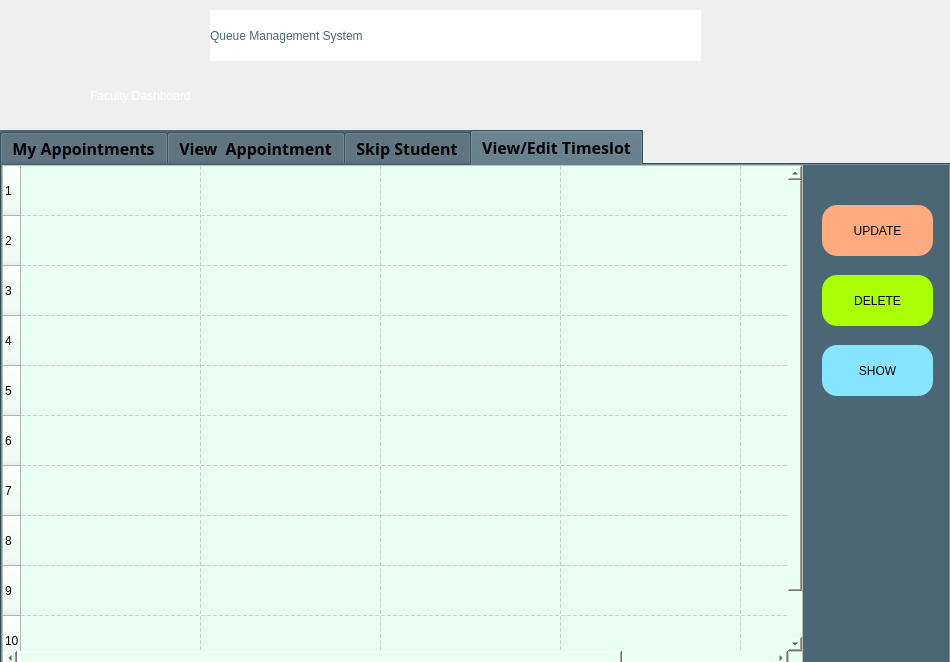
<?xml version="1.0" encoding="UTF-8"?>
<ui version="4.0">
 <class>facultyDashboard</class>
 <widget class="QMainWindow" name="facultyDashboard">
  <property name="geometry">
   <rect>
    <x>0</x>
    <y>0</y>
    <width>950</width>
    <height>662</height>
   </rect>
  </property>
  <property name="windowTitle">
   <string>Faculty Dashboard</string>
  </property>
  <property name="autoFillBackground">
   <bool>false</bool>
  </property>
  <property name="styleSheet">
   <string notr="true"/>
  </property>
  <widget class="QWidget" name="centralwidget">
   <widget class="QLabel" name="label">
    <property name="geometry">
     <rect>
      <x>210</x>
      <y>10</y>
      <width>491</width>
      <height>51</height>
     </rect>
    </property>
    <property name="styleSheet">
     <string notr="true">font: 75 28pt &quot;Rockwell&quot;;
color: rgb(75, 103, 118);
background-color: rgb(255, 255, 255);</string>
    </property>
    <property name="text">
     <string>Queue Management System</string>
    </property>
   </widget>
   <widget class="QLabel" name="label_8">
    <property name="geometry">
     <rect>
      <x>90</x>
      <y>80</y>
      <width>241</width>
      <height>31</height>
     </rect>
    </property>
    <property name="styleSheet">
     <string notr="true">font: 75 20pt &quot;Rockwell&quot;;
color: rgb(255, 255, 255);</string>
    </property>
    <property name="text">
     <string>Faculty Dashboard</string>
    </property>
   </widget>
   <widget class="QTabWidget" name="appointment">
    <property name="geometry">
     <rect>
      <x>0</x>
      <y>130</y>
      <width>951</width>
      <height>537</height>
     </rect>
    </property>
    <property name="sizePolicy">
     <sizepolicy hsizetype="Expanding" vsizetype="Expanding">
      <horstretch>0</horstretch>
      <verstretch>0</verstretch>
     </sizepolicy>
    </property>
    <property name="font">
     <font>
      <family>Rockwell</family>
      <pointsize>12</pointsize>
      <weight>75</weight>
      <bold>true</bold>
     </font>
    </property>
    <property name="autoFillBackground">
     <bool>false</bool>
    </property>
    <property name="styleSheet">
     <string notr="true">background-color: rgb(75, 103, 118);</string>
    </property>
    <property name="tabPosition">
     <enum>QTabWidget::North</enum>
    </property>
    <property name="tabShape">
     <enum>QTabWidget::Rounded</enum>
    </property>
    <property name="currentIndex">
     <number>3</number>
    </property>
    <property name="iconSize">
     <size>
      <width>16</width>
      <height>16</height>
     </size>
    </property>
    <property name="elideMode">
     <enum>Qt::ElideNone</enum>
    </property>
    <widget class="QWidget" name="myapp">
     <attribute name="title">
      <string>My Appointments</string>
     </attribute>
     <widget class="QLabel" name="label_10">
      <property name="geometry">
       <rect>
        <x>350</x>
        <y>20</y>
        <width>271</width>
        <height>41</height>
       </rect>
      </property>
      <property name="styleSheet">
       <string notr="true">font: 75 18pt &quot;Rockwell&quot;;
color:rgb(255, 255, 255)</string>
      </property>
      <property name="text">
       <string>APPOINTMENT STATUS</string>
      </property>
     </widget>
     <widget class="QPlainTextEdit" name="plainTextEdit_2">
      <property name="geometry">
       <rect>
        <x>100</x>
        <y>190</y>
        <width>211</width>
        <height>161</height>
       </rect>
      </property>
      <property name="styleSheet">
       <string notr="true">background-color:rgb(255, 255, 255)</string>
      </property>
      <property name="readOnly">
       <bool>true</bool>
      </property>
      <property name="backgroundVisible">
       <bool>false</bool>
      </property>
     </widget>
     <widget class="QPlainTextEdit" name="plainTextEdit_4">
      <property name="geometry">
       <rect>
        <x>590</x>
        <y>190</y>
        <width>211</width>
        <height>161</height>
       </rect>
      </property>
      <property name="styleSheet">
       <string notr="true">background-color:rgb(255, 255, 255)</string>
      </property>
      <property name="readOnly">
       <bool>true</bool>
      </property>
     </widget>
     <widget class="QLabel" name="label_12">
      <property name="geometry">
       <rect>
        <x>100</x>
        <y>140</y>
        <width>211</width>
        <height>51</height>
       </rect>
      </property>
      <property name="styleSheet">
       <string notr="true">font: 75 14pt &quot;Rockwell&quot;;
background-color: rgb(255, 170, 0);</string>
      </property>
      <property name="text">
       <string>Today's Appointments</string>
      </property>
     </widget>
     <widget class="QLabel" name="label_14">
      <property name="geometry">
       <rect>
        <x>590</x>
        <y>140</y>
        <width>211</width>
        <height>51</height>
       </rect>
      </property>
      <property name="styleSheet">
       <string notr="true">font: 75 12pt &quot;Rockwell&quot;;
background-color: rgb(170, 255, 0);</string>
      </property>
      <property name="text">
       <string>Rescheduled Appointments</string>
      </property>
     </widget>
     <widget class="QLabel" name="upcomingAPpointment">
      <property name="geometry">
       <rect>
        <x>340</x>
        <y>140</y>
        <width>221</width>
        <height>51</height>
       </rect>
      </property>
      <property name="styleSheet">
       <string notr="true">font: 75 12pt &quot;Rockwell&quot;;
background-color: rgb(255, 170, 127);
</string>
      </property>
      <property name="text">
       <string>Upcoming Appointments</string>
      </property>
     </widget>
     <widget class="QPlainTextEdit" name="plainTextEdit_5">
      <property name="geometry">
       <rect>
        <x>340</x>
        <y>190</y>
        <width>221</width>
        <height>161</height>
       </rect>
      </property>
      <property name="styleSheet">
       <string notr="true">background-color:rgb(255, 255, 255)</string>
      </property>
      <property name="readOnly">
       <bool>true</bool>
      </property>
     </widget>
     <widget class="QLabel" name="label_19">
      <property name="geometry">
       <rect>
        <x>130</x>
        <y>230</y>
        <width>61</width>
        <height>71</height>
       </rect>
      </property>
      <property name="styleSheet">
       <string notr="true">background-color: rgb(255, 255, 255);</string>
      </property>
      <property name="text">
       <string/>
      </property>
      <property name="pixmap">
       <pixmap>past_icon.png</pixmap>
      </property>
      <property name="scaledContents">
       <bool>true</bool>
      </property>
     </widget>
     <widget class="QLCDNumber" name="sentApp_num">
      <property name="geometry">
       <rect>
        <x>120</x>
        <y>230</y>
        <width>141</width>
        <height>81</height>
       </rect>
      </property>
      <property name="styleSheet">
       <string notr="true">border: 0;
color: rgb(0, 0, 0);
background-color: rgb(255, 255, 255);</string>
      </property>
      <property name="frameShape">
       <enum>QFrame::NoFrame</enum>
      </property>
      <property name="frameShadow">
       <enum>QFrame::Plain</enum>
      </property>
     </widget>
     <widget class="QLabel" name="label_20">
      <property name="geometry">
       <rect>
        <x>360</x>
        <y>220</y>
        <width>101</width>
        <height>91</height>
       </rect>
      </property>
      <property name="styleSheet">
       <string notr="true">background-color: rgb(255, 255, 255);</string>
      </property>
      <property name="text">
       <string/>
      </property>
      <property name="pixmap">
       <pixmap>alarm clock.png</pixmap>
      </property>
      <property name="scaledContents">
       <bool>true</bool>
      </property>
     </widget>
     <widget class="QLCDNumber" name="sentApp_num_2">
      <property name="geometry">
       <rect>
        <x>370</x>
        <y>230</y>
        <width>141</width>
        <height>81</height>
       </rect>
      </property>
      <property name="styleSheet">
       <string notr="true">border: 0;
color: rgb(0, 0, 0);
background-color: rgb(255, 255, 255);</string>
      </property>
      <property name="frameShape">
       <enum>QFrame::NoFrame</enum>
      </property>
      <property name="frameShadow">
       <enum>QFrame::Plain</enum>
      </property>
     </widget>
     <widget class="QLCDNumber" name="sentApp_num_3">
      <property name="geometry">
       <rect>
        <x>640</x>
        <y>230</y>
        <width>141</width>
        <height>81</height>
       </rect>
      </property>
      <property name="styleSheet">
       <string notr="true">border: 0;
color: rgb(0, 0, 0);
background-color: rgb(255, 255, 255);</string>
      </property>
      <property name="frameShape">
       <enum>QFrame::NoFrame</enum>
      </property>
      <property name="frameShadow">
       <enum>QFrame::Plain</enum>
      </property>
     </widget>
     <widget class="QLabel" name="label_21">
      <property name="geometry">
       <rect>
        <x>620</x>
        <y>230</y>
        <width>91</width>
        <height>81</height>
       </rect>
      </property>
      <property name="styleSheet">
       <string notr="true">background-color: rgb(255, 255, 255);</string>
      </property>
      <property name="text">
       <string/>
      </property>
      <property name="pixmap">
       <pixmap>reschedule.png</pixmap>
      </property>
      <property name="scaledContents">
       <bool>true</bool>
      </property>
     </widget>
     <zorder>label_10</zorder>
     <zorder>plainTextEdit_2</zorder>
     <zorder>plainTextEdit_4</zorder>
     <zorder>label_12</zorder>
     <zorder>label_14</zorder>
     <zorder>plainTextEdit_5</zorder>
     <zorder>upcomingAPpointment</zorder>
     <zorder>sentApp_num</zorder>
     <zorder>label_19</zorder>
     <zorder>sentApp_num_2</zorder>
     <zorder>label_20</zorder>
     <zorder>sentApp_num_3</zorder>
     <zorder>label_21</zorder>
    </widget>
    <widget class="QWidget" name="setApp">
     <attribute name="title">
      <string>View  Appointment</string>
     </attribute>
     <widget class="QTableWidget" name="appointment_2">
      <property name="geometry">
       <rect>
        <x>0</x>
        <y>0</y>
        <width>801</width>
        <height>501</height>
       </rect>
      </property>
      <property name="styleSheet">
       <string notr="true">background-color:rgb(118, 164, 186);
font: 12pt &quot;Rockwell&quot;;</string>
      </property>
      <property name="frameShape">
       <enum>QFrame::StyledPanel</enum>
      </property>
      <property name="frameShadow">
       <enum>QFrame::Raised</enum>
      </property>
      <property name="rowCount">
       <number>20</number>
      </property>
      <attribute name="horizontalHeaderDefaultSectionSize">
       <number>131</number>
      </attribute>
      <attribute name="verticalHeaderDefaultSectionSize">
       <number>35</number>
      </attribute>
      <row/>
      <row/>
      <row/>
      <row/>
      <row/>
      <row/>
      <row/>
      <row/>
      <row/>
      <row/>
      <row/>
      <row/>
      <row/>
      <row/>
      <row/>
      <row/>
      <row/>
      <row/>
      <row/>
      <row/>
      <column>
       <property name="text">
        <string>ID No.</string>
       </property>
       <property name="textAlignment">
        <set>AlignCenter</set>
       </property>
      </column>
      <column>
       <property name="text">
        <string>Student's Name</string>
       </property>
       <property name="textAlignment">
        <set>AlignCenter</set>
       </property>
      </column>
      <column>
       <property name="text">
        <string>Appt Date</string>
       </property>
       <property name="textAlignment">
        <set>AlignCenter</set>
       </property>
      </column>
      <column>
       <property name="text">
        <string>Appt Time</string>
       </property>
       <property name="textAlignment">
        <set>AlignCenter</set>
       </property>
      </column>
      <column>
       <property name="text">
        <string>Concern</string>
       </property>
       <property name="textAlignment">
        <set>AlignCenter</set>
       </property>
      </column>
      <column>
       <property name="text">
        <string>Purpose</string>
       </property>
       <property name="textAlignment">
        <set>AlignCenter</set>
       </property>
      </column>
     </widget>
     <widget class="QPushButton" name="reschedbtn">
      <property name="geometry">
       <rect>
        <x>810</x>
        <y>330</y>
        <width>121</width>
        <height>41</height>
       </rect>
      </property>
      <property name="styleSheet">
       <string notr="true">background-color: rgb(255, 170, 0);
border-radius: 15px;
font: 63 11pt &quot;Segoe UI Semibold&quot;;</string>
      </property>
      <property name="text">
       <string>RESCHEDULE</string>
      </property>
     </widget>
     <widget class="QPushButton" name="loadData">
      <property name="geometry">
       <rect>
        <x>810</x>
        <y>260</y>
        <width>121</width>
        <height>41</height>
       </rect>
      </property>
      <property name="styleSheet">
       <string notr="true">background-color: rgb(255, 255, 127);
border-radius: 15px;
font: 63 11pt &quot;Segoe UI Semibold&quot;;</string>
      </property>
      <property name="text">
       <string>VIEW</string>
      </property>
     </widget>
     <widget class="QPushButton" name="rejectbtn">
      <property name="geometry">
       <rect>
        <x>810</x>
        <y>190</y>
        <width>121</width>
        <height>41</height>
       </rect>
      </property>
      <property name="styleSheet">
       <string notr="true">background-color: rgb(170, 255, 0);
border-radius: 15px;
font: 63 11pt &quot;Segoe UI Semibold&quot;;</string>
      </property>
      <property name="text">
       <string>REJECT</string>
      </property>
     </widget>
     <widget class="QPushButton" name="acceptBtn">
      <property name="geometry">
       <rect>
        <x>810</x>
        <y>120</y>
        <width>121</width>
        <height>41</height>
       </rect>
      </property>
      <property name="styleSheet">
       <string notr="true">background-color: rgb(109, 150, 225);
font: 63 11pt &quot;Segoe UI Semibold&quot;;
border-radius: 15px;</string>
      </property>
      <property name="text">
       <string>ACCEPT</string>
      </property>
      <property name="autoDefault">
       <bool>false</bool>
      </property>
     </widget>
    </widget>
    <widget class="QWidget" name="tab">
     <attribute name="title">
      <string>Skip Student</string>
     </attribute>
     <widget class="QTableWidget" name="dataTable">
      <property name="geometry">
       <rect>
        <x>0</x>
        <y>0</y>
        <width>791</width>
        <height>501</height>
       </rect>
      </property>
      <property name="styleSheet">
       <string notr="true">font: 12pt &quot;Rockwell&quot;;
background-color: rgb(170, 255, 127);</string>
      </property>
      <property name="rowCount">
       <number>15</number>
      </property>
      <attribute name="horizontalHeaderDefaultSectionSize">
       <number>153</number>
      </attribute>
      <attribute name="verticalHeaderDefaultSectionSize">
       <number>40</number>
      </attribute>
      <row/>
      <row/>
      <row/>
      <row/>
      <row/>
      <row/>
      <row/>
      <row/>
      <row/>
      <row/>
      <row/>
      <row/>
      <row/>
      <row/>
      <row/>
      <column>
       <property name="text">
        <string>ID Number</string>
       </property>
      </column>
      <column>
       <property name="text">
        <string>First Name</string>
       </property>
      </column>
      <column>
       <property name="text">
        <string>Last Name</string>
       </property>
      </column>
      <column>
       <property name="text">
        <string>Appointment No.</string>
       </property>
      </column>
      <column>
       <property name="text">
        <string>Appt. Date</string>
       </property>
      </column>
      <column>
       <property name="text">
        <string>Appt. Time</string>
       </property>
      </column>
     </widget>
     <widget class="QPushButton" name="skip">
      <property name="geometry">
       <rect>
        <x>800</x>
        <y>40</y>
        <width>131</width>
        <height>41</height>
       </rect>
      </property>
      <property name="styleSheet">
       <string notr="true">background-color: rgb(170, 255, 127);
border-radius: 15px;
font: 63 12pt &quot;Segoe UI Semibold&quot;;</string>
      </property>
      <property name="text">
       <string>SKIP STUDENT</string>
      </property>
     </widget>
     <widget class="QPushButton" name="viewBtn_4">
      <property name="geometry">
       <rect>
        <x>800</x>
        <y>100</y>
        <width>131</width>
        <height>41</height>
       </rect>
      </property>
      <property name="styleSheet">
       <string notr="true">background-color: rgb(249, 255, 119);
border-radius: 15px;
font: 63 12pt &quot;Segoe UI Semibold&quot;;</string>
      </property>
      <property name="text">
       <string>VIEW DATA</string>
      </property>
     </widget>
    </widget>
    <widget class="QWidget" name="tab_2">
     <attribute name="title">
      <string>View/Edit Timeslot</string>
     </attribute>
     <widget class="QTableWidget" name="tableWidget">
      <property name="geometry">
       <rect>
        <x>0</x>
        <y>0</y>
        <width>801</width>
        <height>501</height>
       </rect>
      </property>
      <property name="styleSheet">
       <string notr="true">font: 14pt &quot;Rockwell&quot;;
background-color: rgb(234, 255, 243);</string>
      </property>
      <property name="selectionMode">
       <enum>QAbstractItemView::SingleSelection</enum>
      </property>
      <property name="selectionBehavior">
       <enum>QAbstractItemView::SelectItems</enum>
      </property>
      <property name="showGrid">
       <bool>true</bool>
      </property>
      <property name="gridStyle">
       <enum>Qt::DashLine</enum>
      </property>
      <property name="rowCount">
       <number>10</number>
      </property>
      <attribute name="horizontalHeaderVisible">
       <bool>false</bool>
      </attribute>
      <attribute name="horizontalHeaderCascadingSectionResizes">
       <bool>false</bool>
      </attribute>
      <attribute name="horizontalHeaderDefaultSectionSize">
       <number>180</number>
      </attribute>
      <attribute name="horizontalHeaderMinimumSectionSize">
       <number>10</number>
      </attribute>
      <attribute name="horizontalHeaderShowSortIndicator" stdset="0">
       <bool>false</bool>
      </attribute>
      <attribute name="horizontalHeaderStretchLastSection">
       <bool>false</bool>
      </attribute>
      <attribute name="verticalHeaderCascadingSectionResizes">
       <bool>false</bool>
      </attribute>
      <attribute name="verticalHeaderDefaultSectionSize">
       <number>50</number>
      </attribute>
      <attribute name="verticalHeaderMinimumSectionSize">
       <number>5</number>
      </attribute>
      <attribute name="verticalHeaderShowSortIndicator" stdset="0">
       <bool>false</bool>
      </attribute>
      <attribute name="verticalHeaderStretchLastSection">
       <bool>true</bool>
      </attribute>
      <row/>
      <row/>
      <row/>
      <row/>
      <row/>
      <row/>
      <row/>
      <row/>
      <row/>
      <row/>
      <column>
       <property name="text">
        <string>Student Name</string>
       </property>
      </column>
      <column>
       <property name="text">
        <string>ID Number</string>
       </property>
      </column>
      <column>
       <property name="text">
        <string>Date</string>
       </property>
      </column>
      <column>
       <property name="text">
        <string>Time</string>
       </property>
      </column>
      <column>
       <property name="text">
        <string>Availability</string>
       </property>
      </column>
     </widget>
     <widget class="QPushButton" name="deletebtn">
      <property name="geometry">
       <rect>
        <x>820</x>
        <y>110</y>
        <width>111</width>
        <height>51</height>
       </rect>
      </property>
      <property name="styleSheet">
       <string notr="true">background-color: rgb(170, 255, 0);
font: 63 11pt &quot;Segoe UI Semibold&quot;;
border-radius: 15px;</string>
      </property>
      <property name="text">
       <string>DELETE</string>
      </property>
     </widget>
     <widget class="QPushButton" name="updatebtn">
      <property name="geometry">
       <rect>
        <x>820</x>
        <y>40</y>
        <width>111</width>
        <height>51</height>
       </rect>
      </property>
      <property name="styleSheet">
       <string notr="true">background-color: rgb(255, 170, 127);
font: 63 11pt &quot;Segoe UI Semibold&quot;;
border-radius: 15px;</string>
      </property>
      <property name="text">
       <string>UPDATE</string>
      </property>
     </widget>
     <widget class="QPushButton" name="view">
      <property name="geometry">
       <rect>
        <x>820</x>
        <y>180</y>
        <width>111</width>
        <height>51</height>
       </rect>
      </property>
      <property name="styleSheet">
       <string notr="true">background-color: rgb(135, 229, 255);
font: 63 11pt &quot;Segoe UI Semibold&quot;;
border-radius: 15px;</string>
      </property>
      <property name="text">
       <string>SHOW</string>
      </property>
     </widget>
    </widget>
   </widget>
   <widget class="QLabel" name="label_3">
    <property name="geometry">
     <rect>
      <x>0</x>
      <y>0</y>
      <width>950</width>
      <height>661</height>
     </rect>
    </property>
    <property name="text">
     <string/>
    </property>
    <property name="pixmap">
     <pixmap>facultydashboard_bg.jpg</pixmap>
    </property>
    <property name="scaledContents">
     <bool>true</bool>
    </property>
   </widget>
   <widget class="QPushButton" name="pushButton">
    <property name="geometry">
     <rect>
      <x>880</x>
      <y>10</y>
      <width>61</width>
      <height>61</height>
     </rect>
    </property>
    <property name="styleSheet">
     <string notr="true">border: none;
border-radius: 25px;</string>
    </property>
    <property name="text">
     <string/>
    </property>
    <property name="icon">
     <iconset>
      <normaloff>logout_icon.png</normaloff>logout_icon.png</iconset>
    </property>
    <property name="iconSize">
     <size>
      <width>60</width>
      <height>70</height>
     </size>
    </property>
   </widget>
   <widget class="QLabel" name="label_2">
    <property name="geometry">
     <rect>
      <x>10</x>
      <y>50</y>
      <width>81</width>
      <height>71</height>
     </rect>
    </property>
    <property name="text">
     <string/>
    </property>
    <property name="pixmap">
     <pixmap>faculty_icon.png</pixmap>
    </property>
    <property name="scaledContents">
     <bool>true</bool>
    </property>
   </widget>
   <zorder>label_3</zorder>
   <zorder>appointment</zorder>
   <zorder>label</zorder>
   <zorder>label_8</zorder>
   <zorder>pushButton</zorder>
   <zorder>label_2</zorder>
  </widget>
 </widget>
 <resources/>
 <connections/>
</ui>
